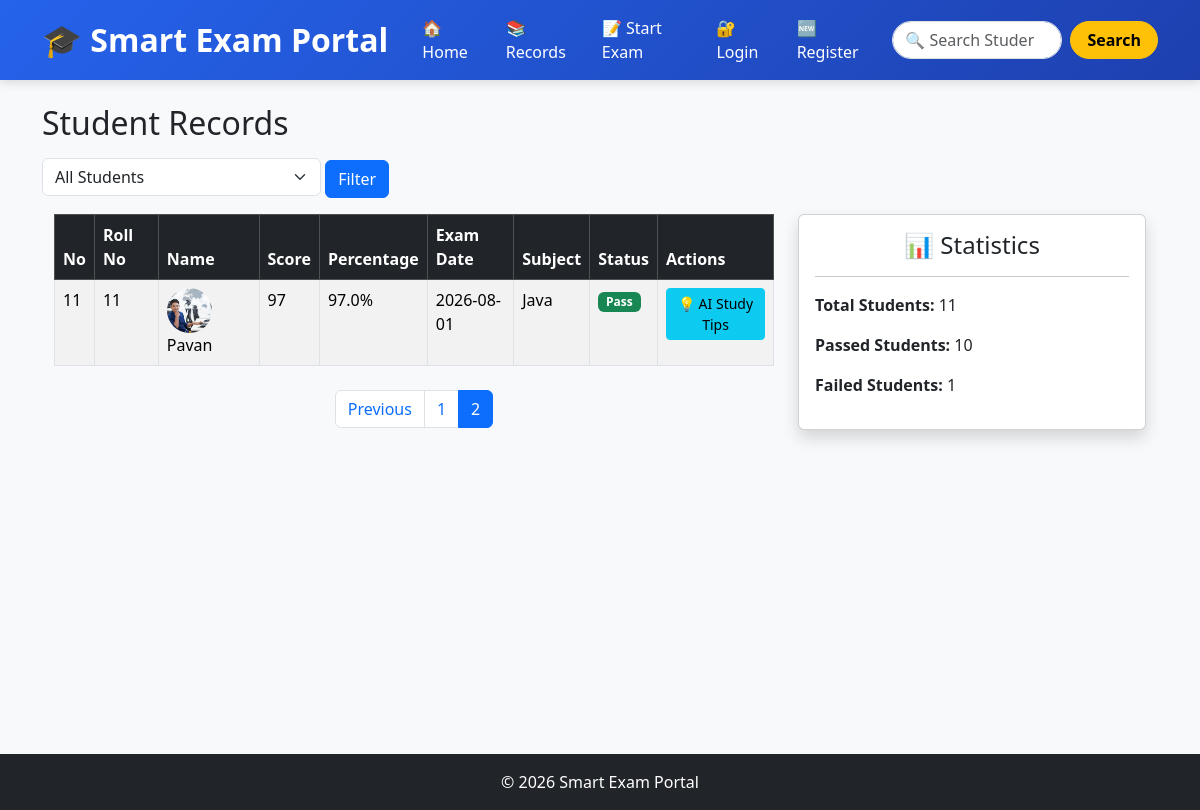
Before: /records?page=2 with the older database file.
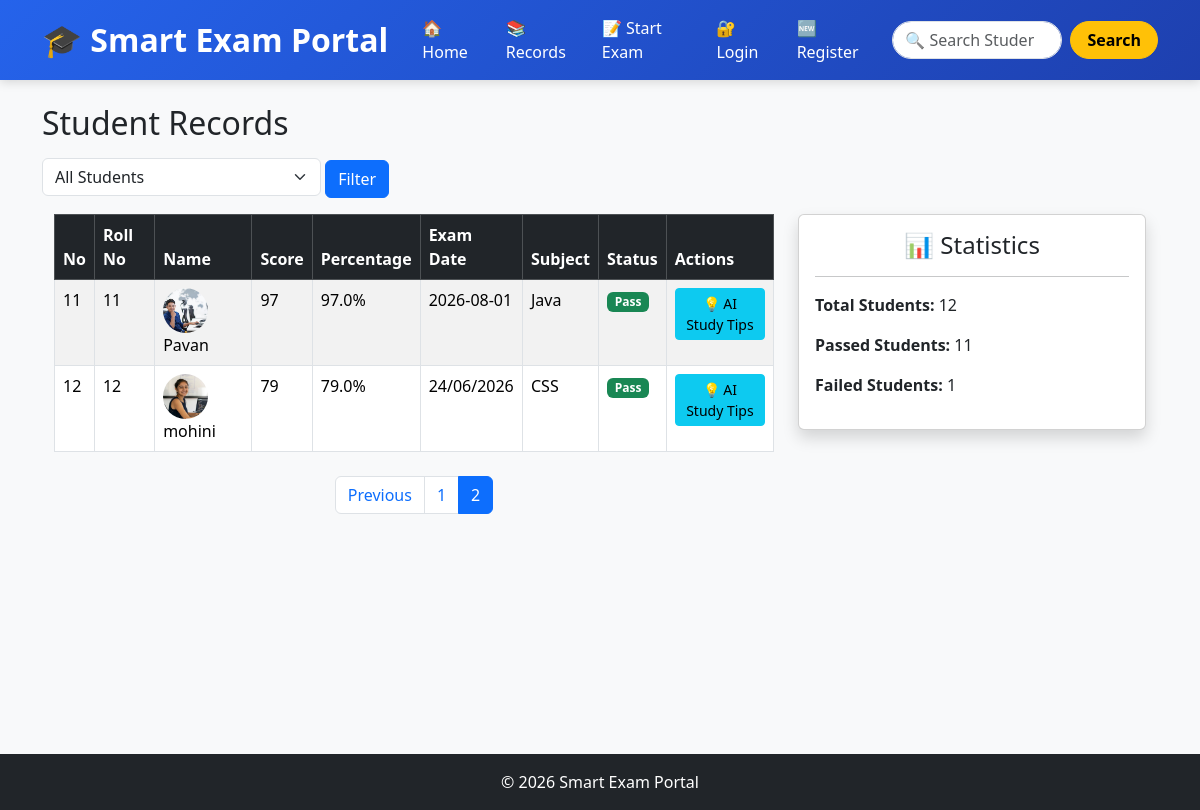
After: the same page with the newer database file.
### tables this page shows
CREATE TABLE students (
    id INTEGER PRIMARY KEY AUTOINCREMENT,
    roll_number INTEGER,
    subject_name TEXT,
    student_name TEXT,
    score INTEGER,
    percentage REAL,
    exam_date TEXT
, subject_id INTEGER, photo TEXT DEFAULT 'default.jpg');

CREATE TABLE subjects (
        id INTEGER PRIMARY KEY AUTOINCREMENT,
        name TEXT NOT NULL UNIQUE
    );

### smart_exam_portal/app.py (the view)
@app.route("/records")
def records():
    status = request.args.get("status", "")
    page = request.args.get("page", 1, type=int)
    per_page = 10
    conn = get_db()
    query = """
    FROM students
    LEFT JOIN subjects
    ON students.subject_id = subjects.id
    """
    where_clause = ""
    if status == "pass":
        where_clause = " WHERE students.percentage >= 40"
    elif status == "fail":
        where_clause = " WHERE students.percentage < 40"
    total_students = conn.execute(
        "SELECT COUNT(*) " + query + where_clause
    ).fetchone()[0]
    total_pages = (total_students + per_page - 1) // per_page
    offset = (page - 1) * per_page
    students = conn.execute(
        """
        SELECT
            students.id,
            students.roll_number,
            students.student_name,
            students.score,
            students.percentage,
            students.exam_date,
            students.photo,
            subjects.name AS subject_name
        """
        + query +
        where_clause +
        " LIMIT ? OFFSET ?",
        (per_page, offset)
    ).fetchall()
    passed_students = conn.execute(
        "SELECT COUNT(*) FROM students WHERE percentage >= 40"
    ).fetchone()[0]
    failed_students = conn.execute(
        "SELECT COUNT(*) FROM students WHERE percentage < 40"
    ).fetchone()[0]
    conn.close()
    return render_template(
        "records.html",
        students=students,
        page=page,
        total_pages=total_pages,
        total_students=total_students,
        passed_students=passed_students,
        failed_students=failed_students,
        tip=None
    )

### smart_exam_portal/database.py (called while the page is built)
def get_db():
    conn = sqlite3.connect(DATABASE)
    conn.row_factory = sqlite3.Row
    return conn
    conn.row_factory = sqlite3.Row
    return conn

### smart_exam_portal/templates/records.html (shortened to what the changed rows need)
{% extends "base.html" %}
{% block content %}
<h2 class="mb-3">Student Records</h2>
<div class="container">
    <div class="row">
        <div class="col-md-8">
            <table class="table table-striped table-hover table-bordered">
                <thead class="table-dark">
                    <tr>
                        <th>No</th>
                        <th>Roll No</th>
                        <th>Name</th>
                        <th>Score</th>
                        <th>Percentage</th>
                        <th>Exam Date</th>
                        <th>Subject</th>
                        <th>Status</th>
                        <th>Actions</th>
                    </tr>
                </thead>
                <tbody>
                    {% for student in students %}
                    <tr>
                        <td>{{ (page-1)*10 + loop.index }}</td>
                        <td>{{ student.roll_number }}</td>
                        <td>
                            <img
                                src="{{ url_for('static', filename='uploads/' ~ (student.photo or 'default.jpg')) }}"
                                alt="Student Photo"
                                width="45"
                                height="45"
                                class="rounded-circle me-2"
                                style="object-fit: cover;">
                            {{ student.student_name }}
                        </td>
                        <td>{{ student.score }}</td>
                        <td>{{ student.percentage }}%</td>
                        <td>{{ student.exam_date }}</td>
                        <td>{{ student.subject_name }}</td>
                        <td>
                            {% if student.percentage >= 40 %}
                                <span class="badge bg-success">
                                    Pass
                                </span>
                            {% else %}
                                <span class="badge bg-danger">
                                    Fail
                                </span>
                            {% endif %}
                        </td>
                        <td>
                            <a href="{{ url_for('get_ai_tip', id=student.id) }}"
                               class="btn btn-info btn-sm mb-1">
                                💡 AI Study Tips
                            </a>
                        </td>
                    </tr>
                    {% endfor %}
                </tbody>
            </table>
            <nav class="mt-4">
                <ul class="pagination justify-content-center">
                    {% for p in range(1, total_pages + 1) %}
                    <li class="page-item {% if p == page %}active{% endif %}">
                        <a class="page-link"
                           href="{{ url_for('records', page=p, status=request.args.get('status')) }}">
                            {{ p }}
                        </a>
                    </li>
                    {% endfor %}
                </ul>
            </nav>
        </div>
        <div class="col-md-4">
            <div class="card shadow">
                <div class="card-body">
                    <h4 class="text-center">
                        📊 Statistics
                    </h4>
                    <hr>
                    <p>
                        <strong>Total Students:</strong>
                        {{ total_students }}
                    </p>
                    <p>
                        <strong>Passed Students:</strong>
                        {{ passed_students }}
                    </p>
                    <p>
                        <strong>Failed Students:</strong>
                        {{ failed_students }}
                    </p>
                </div>
            </div>
        </div>
    </div>
</div>
{% endblock %}

Changed rows visible on the page:
added students: (page-1)*10+loop.index "12", roll_number "12", photo (picture), student_name "mohini", score "79", percentage "79.0", exam_date "24/06/2026", subject_name "CSS", shows "Pass"
Other visible differences:
{{ total_students }}: "11" → "12"
{{ passed_students }}: "10" → "11"
